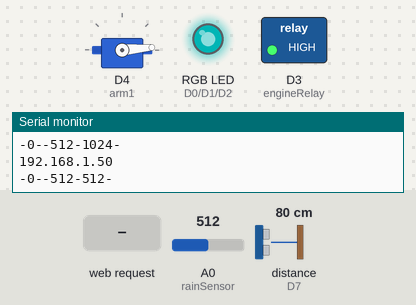
Bench run of a sketch on a simulated ESP8266 (NodeMCU). Parts: servo, switched loads named in the sketch (green lamp = pin HIGH), an RGB LED mixed from three pins (HIGH = lit), the last lines printed to the serial monitor. The inputs (shaded band) are chosen by the test bench; at power-on: A0 (rainSensor) = 512, distance to the obstacle (sensor on D7) 80 cm. The echo pulse lasts 58.3 µs per cm; dim RGB values are drawn brighter than linear; WiFi joins after 1.5 s; servers stay silent unless stated; storage starts empty; pins used as bus, display or sensor lines are not drawn.

Above: at 7.2 s.
7.3 s: HTTP request GET /engine received
At 8.8 s:
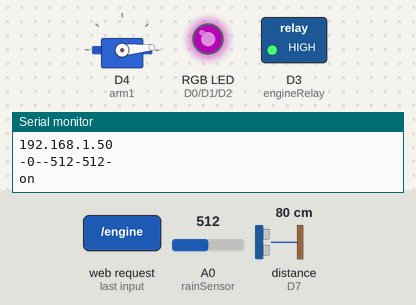
12.5 s: HTTP request GET /engine?engineStatus=1&duration=1&rainSensStat=1 received
At 15.8 s:
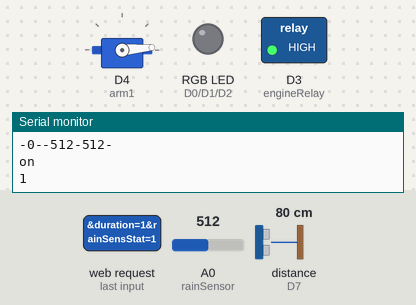
At 16.7 s:
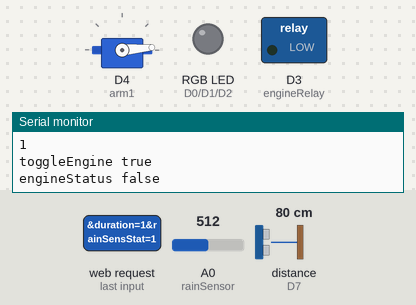
17.5 s: HTTP request GET /status received
Timing chart, 0 to 20.5 s (numbered marks = the images above; inputs shaded):
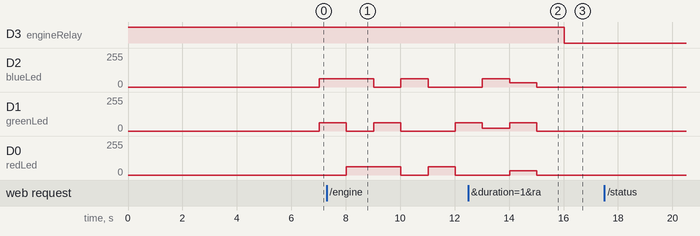

The sketch:

smart_farm_wifi.ino
```cpp
#include <ESP8266WiFi.h>
#include <ESPAsyncTCP.h>
#include <ESPAsyncWebServer.h>
#include <FS.h>
#include <Servo.h>

const char* ssid = "YOUR_WIFI_SID";
const char* password = "YOUR_WIFI_PASSWORD";

// Create AsyncWebServer object on port 80
AsyncWebServer server(80);

// Set your Static IP address
//IPAddress local_IP(192, 168, 48, 220);
// Set your Gateway IP address
//IPAddress gateway(192, 168, 48, 160);

//IPAddress subnet(255, 255, 255, 0);
//IPAddress primaryDNS(8, 8, 8, 8);   //optional
//IPAddress secondaryDNS(8, 8, 4, 4); //optional

// Assign output variables to GPIO pins
const int rainSensorPower=D5;
const int rainSensor=A0;
const int engineRelay=D3;
const int redLed=D0;
const int greenLed=D1;
const int blueLed=D2;
const int trig = D8;
const int echo = D7;
String duration="5";
String engineStatusResponse;
String servoDegree;
String rainSensStat;
String wetTreshold = "500";
String dryTreshold="1000";
bool rainSensorStatus=true;
bool engineStatus = false;
bool toggleEngine = false;
unsigned long HCduration, distance, distancePrev;
int rainDropValue;
int rainDropValuePrev=1024;
Servo arm1;


void setup() {
  Serial.begin(115200);

  pinMode(rainSensor, INPUT_PULLUP);
  pinMode(rainSensorPower, OUTPUT);
  pinMode(engineRelay,OUTPUT);
  pinMode(redLed,OUTPUT);
  pinMode(greenLed,OUTPUT);
  pinMode(blueLed,OUTPUT);
  pinMode(trig,OUTPUT);
  pinMode(echo, INPUT);

  arm1.writeMicroseconds(600); //544 microseconds = 0 degree
  arm1.attach(D4, 544, 2400);

  digitalWrite(engineRelay, HIGH);

  // Initialize SPIFFS
  if(!SPIFFS.begin()){
    Serial.println("An Error has occurred while mounting SPIFFS");
    return;
  }

  // Configures static IP address
  /*if (!WiFi.config(local_IP, gateway, subnet, primaryDNS, secondaryDNS)) {
    Serial.println("STA Failed to configure");
  }*/
  WiFi.begin(ssid, password);
  while(WiFi.status() != WL_CONNECTED){
    Serial.println("Connecting to WiFi..");
    delay(5000);
    checkRainSensor();
  }

  // Print ESP8266 Local IP Address
  Serial.println(WiFi.localIP());

  // Route for root / web page
  server.on("/", HTTP_GET, [](AsyncWebServerRequest *request){
    request->send(SPIFFS, "/index.html", "text/html");
  });

  // Route to load style.css file
  server.on("/style.css", HTTP_GET, [](AsyncWebServerRequest *request){
    request->send(SPIFFS, "/style.css", "text/css");
  });

  // Route to load water-tap.svg file
  server.on("/water-tap.svg", HTTP_GET, [](AsyncWebServerRequest *request){
    request->send(SPIFFS, "/water-tap.svg", "image/svg");
  });

  server.on("/engine", HTTP_GET, [](AsyncWebServerRequest *request){

    // GET input1 value on <ESP_IP>/get?input1=<inputMessage>

    if (request->hasParam("engineStatus") && request->hasParam("duration")) {
      engineStatusResponse = request->getParam("engineStatus")->value();
      duration = request->getParam("duration")->value();
      rainSensStat = request->getParam("rainSensStat")->value();
      rainSensorStatus= (rainSensStat=="on")?true:false;
    }else{
      engineStatusResponse = "on";
      duration = "3";
    }

    toggleEngine = true;
    engineStatus = (engineStatusResponse=="on")?true:false;

    Serial.println(engineStatusResponse);
    request->send(200, "text/text", engineStatusResponse+"-"+duration+"-"+servoDegree+"-"+rainDropValue+"-"+rainSensStat);
  });

  server.on("/status", HTTP_GET, [](AsyncWebServerRequest *request){

    if(digitalRead(engineRelay)){
      engineStatusResponse="on";
      servoDegree="0";
    }else{
      engineStatusResponse="off";
      servoDegree="90";
    }

    if (request->hasParam("duration") && request->hasParam("rainSensStat")) {
      duration = request->getParam("duration")->value();
      rainSensStat = request->getParam("rainSensStat")->value();
      wetTreshold = request->getParam("wetTreshold")->value();
      dryTreshold = request->getParam("dryTreshold")->value();
      rainSensorStatus= (rainSensStat=="on")?true:false;
    }

    digitalWrite(trig, LOW);
    delayMicroseconds(2);
    digitalWrite(trig,  HIGH);
    delayMicroseconds(10);
    digitalWrite(trig, LOW);

    HCduration  = pulseIn(echo, HIGH);
    distance = (HCduration/2)/29.1;


    Serial.println(engineStatusResponse+"-"+distance+"-"+servoDegree+"-"+rainDropValue+"-"+rainSensStat+"-"+dryTreshold);

    request->send(200, "text/text", engineStatusResponse+"-"+distance+"-"+servoDegree+"-"+rainDropValue+"-"+rainSensStat);
  });

  server.begin();

}

void loop() {
  if(toggleEngine){
    Serial.println("toggleEngine true");
      if(!engineStatus){
        Serial.println("engineStatus false");
        turnOnOffEngine(0);

        int dd = duration.toInt() * 60 * 1000;
        delay(dd);

        changeServoState(600);

        Serial.println("Mesin OFF");

      }else{
        Serial.println("engineStatus true");
        changeServoState(1500);

        int dd = duration.toInt() * 1000;
        delay(dd);

        turnOnOffEngine(1);

        Serial.println("Mesin ON");
      }

      toggleEngine=false;
    }

  if(WiFi.status() == WL_CONNECTED){

    checkRainSensor();

    if(digitalRead(engineRelay)){
      setRGBcolor(255, 0, 0); // Red Color
      delay(1000);

      setRGBcolor(0, 255, 0); // Green Color
      delay(1000);

      setRGBcolor(0, 0, 255); // Blue Color
      delay(1000);

      setRGBcolor(255, 255, 0); // Yellow Color
      delay(1000);

      setRGBcolor(0, 255, 255); // Cyan Color
      delay(1000);

      setRGBcolor(255, 0, 255); // Magenta Color
      delay(1000);

      setRGBcolor(255, 165, 0); // Orange Color
      delay(1000);

      setRGBcolor(128, 0, 128); // Purple Color
      delay(1000);

      setRGBcolor(255, 255, 255); // White Color
      delay(1000);
    }else{
      setRGBcolor(255, 0, 0); // Red Color
      delay(5000);
    }
  }else{
    delay(5000);
    checkRainSensor();
    if(digitalRead(engineRelay)){
      setRGBcolor(128, 0, 128); // Purple Color
    }else{
      setRGBcolor(255, 0, 0); // Red Color
    }
  }


}

void setRGBcolor(int red, int green, int blue){
  analogWrite(redLed, 255 - red);
  analogWrite(greenLed, 255 - green);
  analogWrite(blueLed, 255 - blue);
}

void turnOnOffEngine(int com){
  if(com == 1){
    //if(digitalRead(engineRelay)){
      digitalWrite(engineRelay, HIGH);
      engineStatusResponse="off";
    //}
  }else{
    //if(!digitalRead(engineRelay)){
      digitalWrite(engineRelay, LOW);
      engineStatusResponse="on";
    //}
  }
}

void changeServoState(int degree){
  arm1.writeMicroseconds(degree);
  servoDegree=(degree==600)?"0":"90";
}

void checkRainSensor(){
  if(!digitalRead(rainSensorPower)){
    digitalWrite(rainSensorPower, HIGH);
  }
    delay(1000);
    rainDropValue=analogRead(rainSensor);

    if(rainSensorStatus){
      if(rainDropValue < wetTreshold.toInt()){
        toggleEngine=true;
        engineStatus=false;
      }else if(rainDropValue > rainDropValuePrev && rainDropValue > dryTreshold.toInt()){
        if(!engineStatus){
          toggleEngine=true;
          engineStatus=true;
        }
      }
    }

    Serial.println(engineStatusResponse+"-"+distance+"-"+servoDegree+"-"+rainDropValue+"-"+rainDropValuePrev+"-"+rainSensStat);

    rainDropValuePrev=rainDropValue;
    digitalWrite(rainSensorPower, LOW);

}
```

Measured:
- after the input at 12.5 s, D3 (engineRelay): HIGH → LOW after 3.5 s; servo on D4 (arm1): stays 5° (without the input it goes to 93° after 3.5 s)
